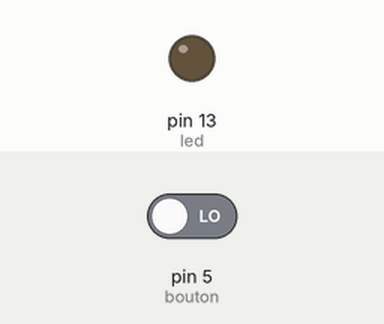
Recording of a sketch running on a simulated Arduino Uno, built with avr-gcc and run on an emulated ATmega328P. On the bench: output pins drawn as LEDs (lit = HIGH). Inputs (shaded band) come from the test bench; at power-on: pin 5 (bouton) LOW.

Above: at 1.2 s.
1.3 s: pin 5 (bouton) driven HIGH
At 2.5 s:
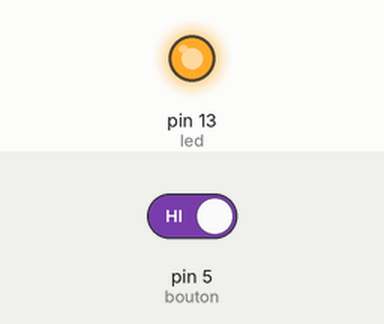
2.8 s: pin 5 (bouton) driven LOW
At 3.7 s:
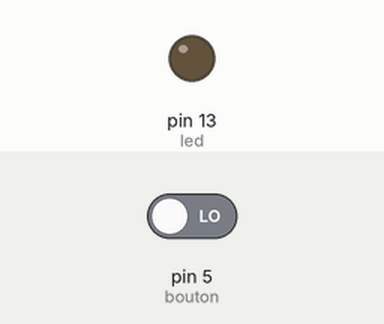
Timing chart, 0 to 5.8 s (numbered marks = the images above; inputs shaded):
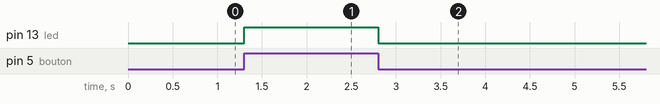

Measured:
- after the input at 1.3 s, pin 13 (led): LOW → HIGH at once
- after the input at 2.8 s, pin 13 (led): HIGH → LOW at once

The sketch:

Input_Led.ino
```cpp
int led = 13;
int bouton = 5;
int etat_bouton = 0;

void setup() {
  pinMode(led, OUTPUT);
  pinMode(bouton, INPUT);
}

void loop() {
  etat_bouton = digitalRead(bouton);

  if (etat_bouton == HIGH)
  {
    digitalWrite(led, HIGH);
  } else {
    digitalWrite(led, LOW);
  }
}
```
